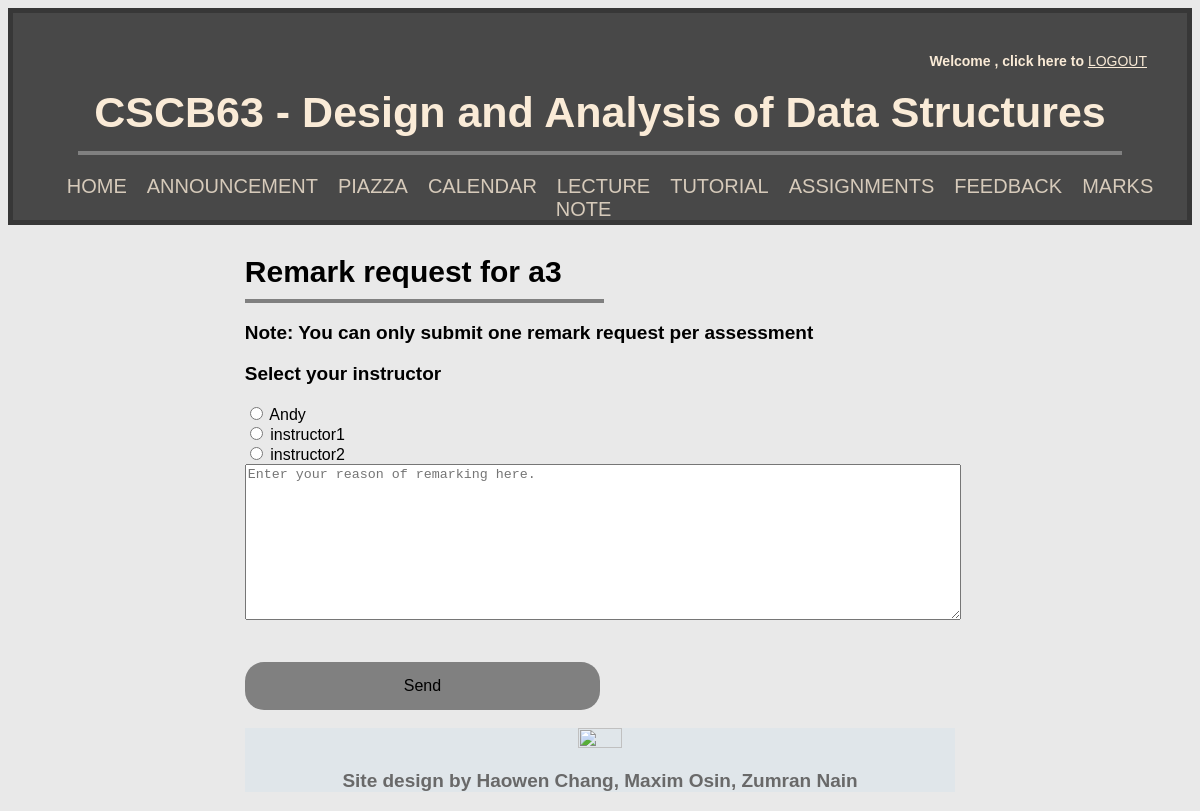
The page /remarkrequesta3 (signed in) on the database its author committed.
### tables this page shows
CREATE TABLE "User" (
	"username"	TEXT NOT NULL,
	"password"	TEXT NOT NULL,
	"isInstructor"	INTEGER NOT NULL,
	PRIMARY KEY("username")
);

### app.py (the view)
@app.route('/remarkrequesta3', methods=['GET', 'POST'])
def remarkrequesta3():
    if 'username' in session:
        if isInstructor(session['username']):
            return redirect(url_for('notStudent'))
        if request.method == 'GET':
            db = get_db()
            db.row_factory = make_dicts
            return render_template('remarkrequesta3.html',
                                variable='test', instructors=get_instructors(), Ins=isInstructor(session['username']))
        if request.method == 'POST':
            addRegradeRequest(session['username'], "A3. "+request.form['message'], request.form["Instruct_name"])
            return render_template('sentremark.html',
                                Ins=isInstructor(session['username']))
    return redirect(url_for('login'))

### app.py (called while the page is built)
def get_db():
    db = getattr(g, '_database', None)
    if(db is None):
        db = g._database = sqlite3.connect(DATABASE)
    return db

def make_dicts(cursor: sqlite3.Cursor, row: sqlite3.Row):
    return dict((cursor.description[idx][0], value)
                for idx, value in enumerate(row))

def query_db(query: str, args=(), one=None):
    if one is None:
        one = True
    else:
        one = False
    cursor = get_db().execute(query, args)
    result = cursor.fetchall()
    cursor.close()
    return (result[0] if result else None) if one else result

def get_instructors():
    return query_db("""SELECT DISTINCT * FROM User
                    WHERE User.isInstructor == 1;""",
                    (), one=False)

def isInstructor(username: str):
    result = query_db("""SELECT username FROM User WHERE User.username == ?
                    AND User.isInstructor == 1;""",
                      args=(username,))
    if result is None:
        return False
    return True

@app.teardown_appcontext
def close_connection(exception):
    db = getattr(g, '_database', None)
    if db is not None:
        db.close()

### templates/remarkrequesta3.html (shortened to what this page needs)
<!DOCTYPE html>
<html>
<head>
    <link rel="stylesheet" href="../static/feedback.css">
</head>
<body>
    {% extends "index.html" %}
    {% block content %}
    <div class="content">
        <h3>Remark request for a3 </h3>
        <hr class="description">
        <div class="container">
            <form action="{{ url_for('remarkrequesta3')}}" method="POST">
                <p>Note: You can only submit one remark request per assessment</p>
                <p>Select your instructor</p>
                <table data-req="1">
                    {% for item in instructors %}
                    <input class="radio" type="radio" name= "Instruct_name" value="{{item['username']}}" required>
                    <label for= "A"> {{item['username']}} </label> <br>
                    {% endfor %}
                </table>
                <textarea name="message" placeholder="Enter your reason of remarking here." rows="10" cols="180"></textarea>
                <br><br>
                <input type="submit" class="block" value="Send"></input>
            </form>
        </div>
    </div>
    {% endblock %}

### static/feedback.css (style rules this page uses)
.content { max-width: 60%; text-align: left; margin: auto; }
.description { margin-top: -20px; margin-left: 0; width: 50%; border: 2px solid; color: grey; }
p { font-weight: 600; }
textarea { max-width: 100%; }
h3 { font-size: 30px; }
body { background-color: rgba(146, 145, 145, 0.199); font-family: 'Gill Sans', 'Gill Sans MT', Calibri, 'Trebuchet MS', sans-serif; color: black; }
.block { display: block; width: 50%; border: none; background-color: grey; padding: 15px 28px; font-size: 16px; cursor: pointer; text-align: center; border-radius: 19px; margin-top: 20px; }

### static/index.css (style rules this page uses)
.content { max-width: 60%; text-align: left; margin: auto; }
.description { margin-top: -20px; margin-left: 0; width: 50%; border: 2px solid; color: grey; }
h3 { font-size: 30px; }
p { font-size: 19px; }
body { background-color: rgba(146, 145, 145, 0.199); font-family: 'Gill Sans', 'Gill Sans MT', Calibri, 'Trebuchet MS', sans-serif; color: black; }

### rows shown on the page
User: username "Andy"
User: username "instructor1"
User: username "instructor2"
